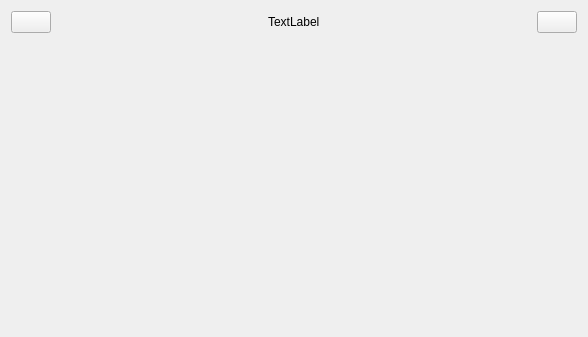
<?xml version="1.0" encoding="UTF-8"?>
<ui version="4.0">
 <class>MasterView</class>
 <widget class="QWidget" name="MasterView">
  <property name="geometry">
   <rect>
    <x>0</x>
    <y>0</y>
    <width>588</width>
    <height>337</height>
   </rect>
  </property>
  <property name="windowTitle">
   <string>MasterView</string>
  </property>
  <layout class="QVBoxLayout" name="verticalLayout">
   <item>
    <layout class="QHBoxLayout" name="horizontalLayout">
     <item>
      <widget class="QPushButton" name="BtBack">
       <property name="text">
        <string/>
       </property>
       <property name="icon">
        <iconset resource="lab4res.qrc">
         <normaloff>:/img/back.png</normaloff>:/img/back.png</iconset>
       </property>
      </widget>
     </item>
     <item>
      <spacer name="horizontalSpacer">
       <property name="orientation">
        <enum>Qt::Orientation::Horizontal</enum>
       </property>
       <property name="sizeHint" stdset="0">
        <size>
         <width>40</width>
         <height>20</height>
        </size>
       </property>
      </spacer>
     </item>
     <item>
      <widget class="QLabel" name="labelTitle">
       <property name="text">
        <string>TextLabel</string>
       </property>
      </widget>
     </item>
     <item>
      <spacer name="horizontalSpacer_2">
       <property name="orientation">
        <enum>Qt::Orientation::Horizontal</enum>
       </property>
       <property name="sizeHint" stdset="0">
        <size>
         <width>40</width>
         <height>20</height>
        </size>
       </property>
      </spacer>
     </item>
     <item>
      <widget class="QPushButton" name="BtOut">
       <property name="text">
        <string/>
       </property>
       <property name="icon">
        <iconset resource="lab4res.qrc">
         <normaloff>:/img/logout.png</normaloff>:/img/logout.png</iconset>
       </property>
      </widget>
     </item>
    </layout>
   </item>
   <item>
    <widget class="QStackedWidget" name="stackedWidget"/>
   </item>
  </layout>
 </widget>
 <resources>
  <include location="lab4res.qrc"/>
 </resources>
 <connections/>
</ui>
